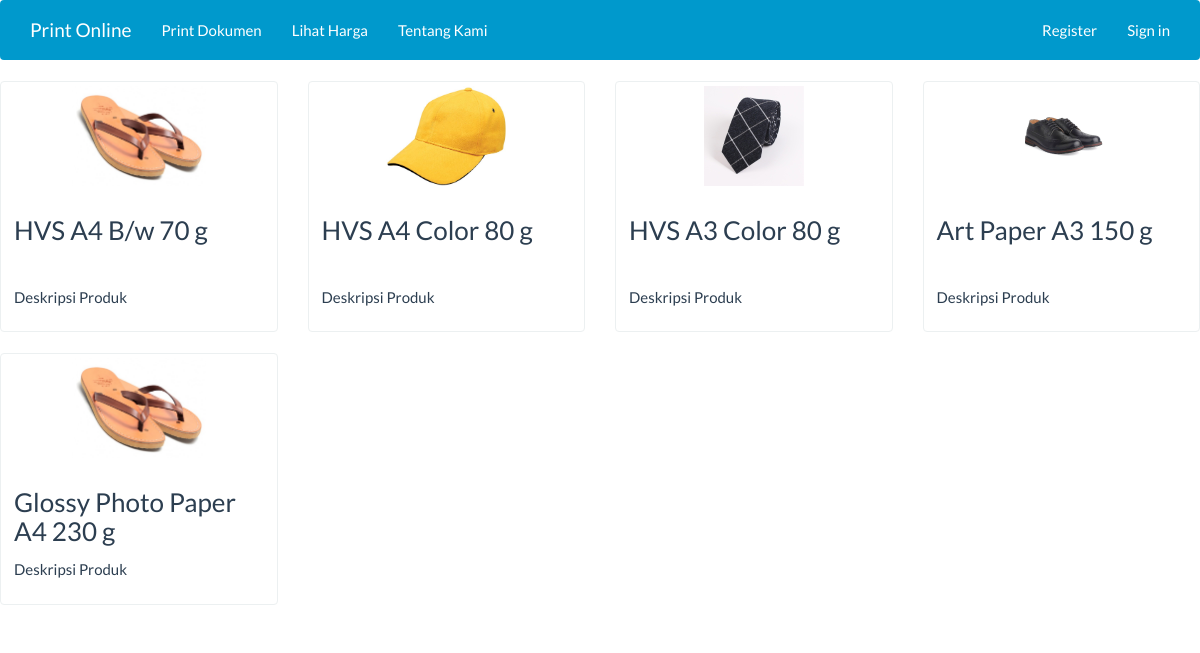
/prices/index, run on an earlier commit of the app's database.
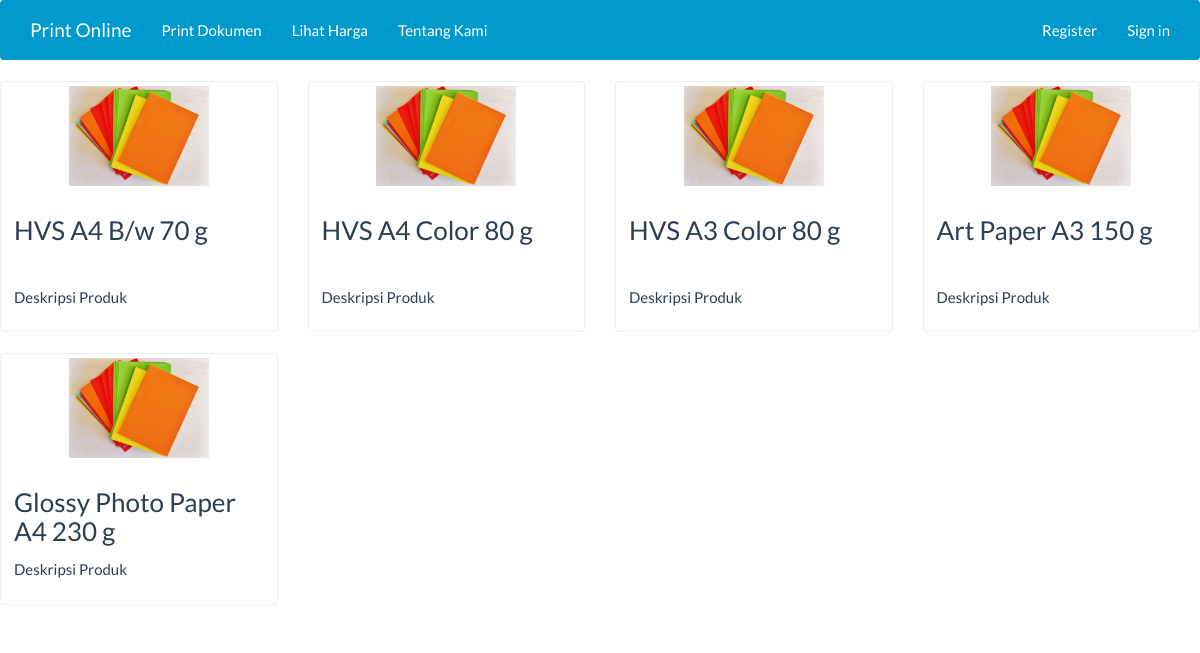
And on a later commit of the database.
### tables this page shows
CREATE TABLE `products` (
  `id` int(10) NOT NULL,
  `name` varchar(100) NOT NULL,
  `description` text NOT NULL,
  `price` int(10) NOT NULL,
  `image` text NOT NULL
);

### application/controllers/prices.php (called while the page is built, shortened)
<?php if ( ! defined('BASEPATH')) exit('No direct script access allowed');
class prices extends CI_Controller {
	public function __construct(){
		$this->load->model('model_products');
	}
	public function index()
	{
		$data['products'] = $this->model_products->all();
    $this->load->view('templates/header');
		$this->load->view('check_prices', $data);
    $this->load->view('templates/footer');
	}
}

### index.php (called while the page is built, shortened)
<?php
require_once BASEPATH.'core/CodeIgniter.php';

### application/models/model_products.php (called while the page is built, shortened)
<?php
class Model_products extends CI_Model {
  public function all(){
    $result = $this->db->get('products');
    if($result->num_rows() > 0){
      return $result->result();
    } else {
      return array();
    }
  }
}
?>

### application/views/check_prices.php (the view)
<div class="row">
  <?php foreach($products as $product) : ?>
    <div class="col-sm-3 col-md-3">
      <div class="thumbnail">
        <?=img([
          'src'			=> 'uploads/' . $product->image,
          'style'		=> 'max-width: 100%; max-height:100%; height:100px'
          ])?>
        <div class="caption">
          <h3 style="min-height:60px;"><?=$product->name?></h3>
          <p><?=$product->description?></p>
        </div>
      </div>
    </div>
  <?php endforeach; ?>
</div>

### application/views/templates/header.php (shortened to what this page needs)
<!DOCTYPE html>
<html>
  <head>
    <link rel="stylesheet" href="<?php echo base_url(); ?>bootstrap.min.css">
    <link rel="stylesheet" type="text/css" href="//cdn.datatables.net/plug-ins/9dcbecd42ad/integration/bootstrap/3/dataTables.bootstrap.css">
  </head>
  <body>
    <nav class="navbar navbar-inverse" style="background-color:#0099cc; color:white border-radius:0;">
      <div class="container">
        <div class="navbar-header">
          <a class="navbar-brand" href="<?php echo base_url(); ?>home">Print Online</a>
        </div>
        <div id="navbar">
          <ul class="nav navbar-nav">
            <li><a href="<?php echo base_url(); ?>pages/cetak">Print Dokumen</a></li>
            <li><a href="<?php echo base_url(); ?>prices/index">Lihat Harga</a></li>
            <li><a href="<?php echo base_url(); ?>about">Tentang Kami</a></li>
          </ul>
          <ul class="nav navbar-nav navbar-right nav-list">
            <li><a href="#register" data-toggle="modal" data-target="#register">Register</a></li>
            <li><a href="<?php echo base_url(); ?>login/index">Sign in</a></li>
          </ul>
        </div>
      </div>
    </nav>

### application/views/templates/footer.php (shortened to what this page needs)
    </body>
</html>

What changed in the data, as far as the page shows it:
changed products "HVS A4 B/w 70 g": image: a different picture
changed products "HVS A4 Color 80 g": image: a different picture
changed products "HVS A3 Color 80 g": image: a different picture
changed products "Art Paper A3 150 g": image: a different picture
changed products "Glossy Photo Paper A4 230 g": image: a different picture
